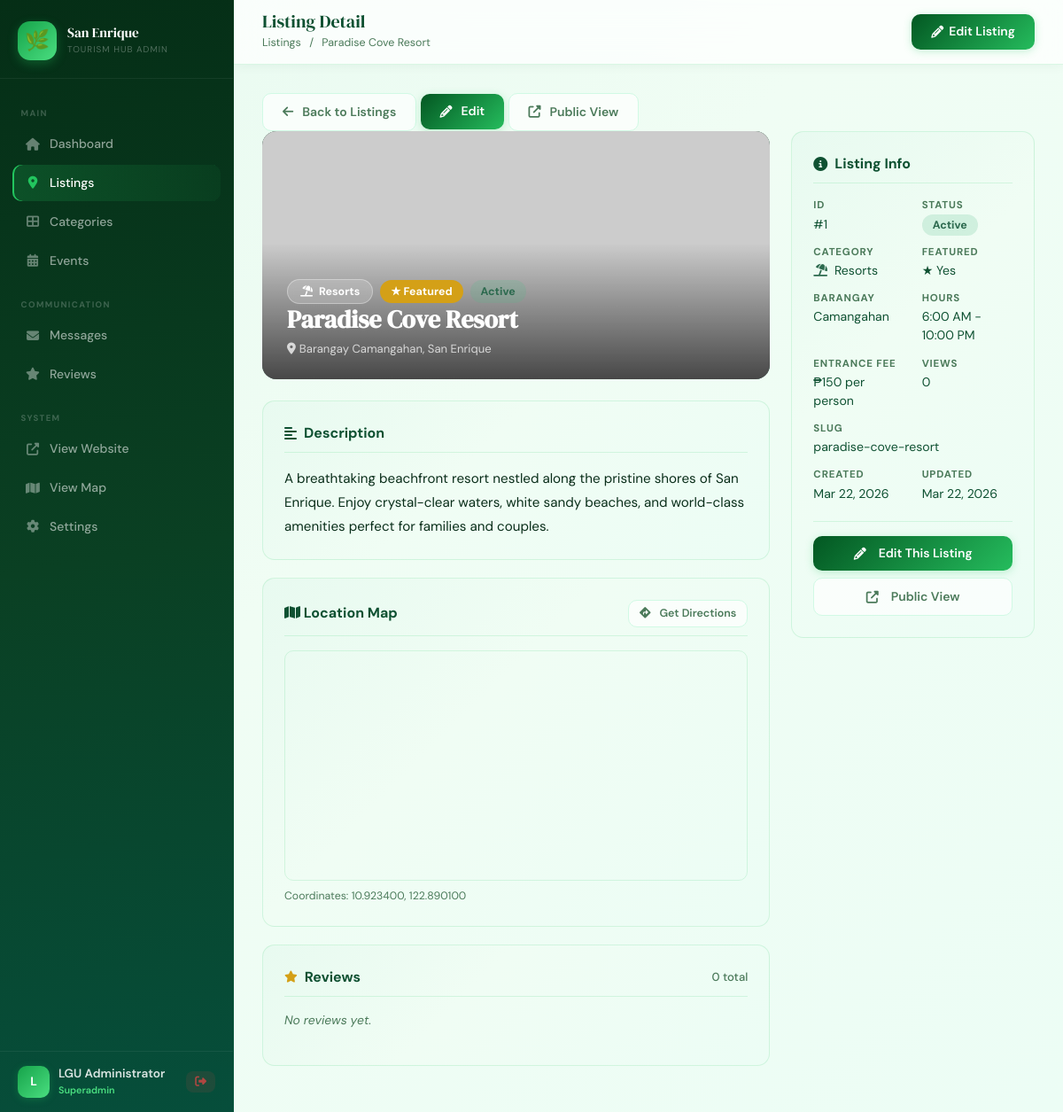
Page /admin/listing_view.php?slug=paradise-cove-resort (signed in) on the committed database.
### tables this page shows
CREATE TABLE IF NOT EXISTS listings (
    id INT AUTO_INCREMENT PRIMARY KEY,
    category_id INT NOT NULL,
    name VARCHAR(200) NOT NULL,
    slug VARCHAR(200) NOT NULL UNIQUE,
    description TEXT,
    address TEXT,
    barangay VARCHAR(100),
    contact VARCHAR(100),
    email VARCHAR(150),
    website VARCHAR(255),
    latitude DECIMAL(10, 8),
    longitude DECIMAL(11, 8),
    featured_image VARCHAR(500),
    gallery TEXT,
    video VARCHAR(512) DEFAULT '',
    operating_hours VARCHAR(255),
    entrance_fee VARCHAR(100),
    amenities TEXT,
    status ENUM('active','inactive','pending') DEFAULT 'active',
    is_featured TINYINT(1) DEFAULT 0,
    views INT DEFAULT 0,
    rating DECIMAL(3,2) DEFAULT 0.00,
    created_at TIMESTAMP DEFAULT CURRENT_TIMESTAMP,
    updated_at TIMESTAMP DEFAULT CURRENT_TIMESTAMP ON UPDATE CURRENT_TIMESTAMP,
    FOREIGN KEY (category_id) REFERENCES categories(id) ON DELETE CASCADE
);

CREATE TABLE IF NOT EXISTS categories (
    id INT AUTO_INCREMENT PRIMARY KEY,
    name VARCHAR(100) NOT NULL,
    slug VARCHAR(100) NOT NULL UNIQUE,
    icon VARCHAR(50) DEFAULT 'fas fa-map-marker-alt',
    color VARCHAR(20) DEFAULT '#2d6a4f',
    created_at TIMESTAMP DEFAULT CURRENT_TIMESTAMP
);

### includes/auth.php (called while the page is built, shortened)
<?php
function currentAdmin()
{
    return [
        'id' => $_SESSION['admin_id'] ?? null,
        'name' => $_SESSION['admin_name'] ?? '',
        'role' => $_SESSION['admin_role'] ?? '',
        'username' => $_SESSION['admin_username'] ?? ''
    ];
}
?>

### includes/db.php (called while the page is built, shortened)
<?php
function getDB()
{
    static $conn = null;
    if ($conn === null) {
        $conn = new mysqli(DB_HOST, DB_USER, DB_PASS, DB_NAME);
        $conn->set_charset('utf8mb4');
    }
    return $conn;
}
function sanitize($data)
{
    $db = getDB();
    return $db->real_escape_string(htmlspecialchars(trim($data)));
}
?>

### includes/functions.php (called while the page is built, shortened)
<?php
require_once __DIR__ . '/db.php';
require_once __DIR__ . '/auth.php';
function placeholderImage($name = 'Place', $w = 600, $h = 400)
{
    return "https://placehold.co/{$w}x{$h}/2d6a4f/ffffff?text=" . urlencode($name);
}
function listingImage($img, $name = 'Place', $w = 600, $h = 400)
{
    if (!$img)
        return placeholderImage($name, $w, $h);
    $clean = preg_replace('#^(\.\./)+#', '', $img);
    $clean = ltrim($clean, '/');
    return BASE_URL . '/' . $clean;
}
?>

### admin/listing_view.php (the view, shortened to what this page needs)
<?php
require_once '../includes/functions.php';
$admin = currentAdmin();
$slug = isset($_GET['slug']) ? sanitize($_GET['slug']) : '';
$db = getDB();
$slugEsc = $db->real_escape_string($slug);
$result = $db->query("SELECT l.*, c.name as category_name, c.icon, c.color, c.slug as cat_slug
                       FROM listings l
                       JOIN categories c ON l.category_id = c.id
                       WHERE l.slug = '$slugEsc' LIMIT 1");
$listing = $result->fetch_assoc();
$reviews = $db->query("SELECT * FROM reviews WHERE listing_id = {$listing['id']} ORDER BY created_at DESC LIMIT 20")->fetch_all(MYSQLI_ASSOC);
?>
<!DOCTYPE html>
<html lang="en">
<head>
  <link rel="stylesheet" href="https://cdnjs.cloudflare.com/ajax/libs/font-awesome/6.4.0/css/all.min.css">
  <link href="https://cdn.jsdelivr.net/npm/bootstrap@5.3.0/dist/css/bootstrap.min.css" rel="stylesheet">
  <link rel="stylesheet" href="../assets/css/admin.css">
</head>
<body>
  <aside class="admin-sidebar" id="adminSidebar">
    <div class="sidebar-brand">
      <div class="brand-logo">🌿</div>
      <div>
        <div class="brand-text">San Enrique</div>
        <div class="brand-sub">Tourism Hub Admin</div>
      </div>
    </div>
    <nav class="sidebar-nav">
      <div class="nav-section-label">Main</div>
      <a href="dashboard.php" class="admin-nav-link">
        <i class="fas fa-home"></i> Dashboard
      </a>
      <a href="listings.php" class="admin-nav-link active">
        <i class="fas fa-map-marker-alt"></i> Listings
      </a>
      <a href="categories.php" class="admin-nav-link">
        <i class="fas fa-th-large"></i> Categories
      </a>
      <a href="events.php" class="admin-nav-link">
        <i class="fas fa-calendar-alt"></i> Events
      </a>
      <div class="nav-section-label">Communication</div>
      <a href="messages.php" class="admin-nav-link">
        <i class="fas fa-envelope"></i> Messages
      </a>
      <a href="reviews.php" class="admin-nav-link">
        <i class="fas fa-star"></i> Reviews
      </a>
      <div class="nav-section-label">System</div>
      <a href="../index.php" class="admin-nav-link" target="_blank">
        <i class="fas fa-external-link-alt"></i> View Website
      </a>
      <a href="../map.php" class="admin-nav-link" target="_blank">
        <i class="fas fa-map"></i> View Map
      </a>
      <a href="settings.php" class="admin-nav-link">
        <i class="fas fa-cog"></i> Settings
      </a>
    </nav>
    <div class="sidebar-footer">
      <div class="sidebar-user">
        <div class="user-avatar"><?= strtoupper(substr($admin['name'], 0, 1)) ?></div>
        <div>
          <div class="user-name"><?= htmlspecialchars($admin['name']) ?></div>
          <div class="user-role"><?= ucfirst($admin['role']) ?></div>
        </div>
        <a href="logout.php" class="btn-logout" title="Logout">
          <i class="fas fa-sign-out-alt"></i>
        </a>
      </div>
    </div>
  </aside>
  <div class="admin-content">
    <div class="admin-topbar">
      <div>
        <span class="topbar-title">Listing Detail</span>
        <div class="topbar-breadcrumb">
          <a href="listings.php" class="topbar-breadcrumb">Listings</a>
          <span class="separator">/</span>
          <?= htmlspecialchars($listing['name']) ?>
        </div>
      </div>
      <div class="topbar-actions">
        <a href="listings.php?action=edit&id=<?= $listing['id'] ?>" class="btn-admin-primary">
          <i class="fas fa-pencil-alt"></i> Edit Listing
        </a>
      </div>
    </div>
    <div class="admin-main">
      <div class="lv-action-bar">
        <a href="listings.php" class="btn-admin-secondary">
          <i class="fas fa-arrow-left me-1"></i> Back to Listings
        </a>
        <a href="listings.php?action=edit&id=<?= $listing['id'] ?>" class="btn-admin-primary">
          <i class="fas fa-pencil-alt me-1"></i> Edit
        </a>
        <a href="../listing.php?slug=<?= urlencode($listing['slug']) ?>" target="_blank" class="btn-admin-secondary">
          <i class="fas fa-external-link-alt me-1"></i> Public View
        </a>
      </div>
      <div class="row g-4">
        <div class="col-lg-8">
          <div class="lv-hero">
            <img src="<?= htmlspecialchars(listingImage($listing['featured_image'], $listing['name'], 900, 400)) ?>"
              alt="<?= htmlspecialchars($listing['name']) ?>"
              onerror="this.src='https://placehold.co/900x400/2d6a4f/ffffff?text=No+Image'">
            <div class="lv-hero-overlay">
              <div class="lv-badge-row">
                <span class="lv-cat-badge">
                  <i class="<?= htmlspecialchars($listing['icon']) ?> me-1"></i>
                  <?= htmlspecialchars($listing['category_name']) ?>
                </span>
                <?php if ($listing['is_featured']): ?>
                  <span class="lv-feat-badge">★ Featured</span>
                <?php endif; ?>
                <span class="lv-status-badge <?= $listing['status'] ?>">
                  <?= ucfirst($listing['status']) ?>
                </span>
              </div>
              <div class="lv-hero-title"><?= htmlspecialchars($listing['name']) ?></div>
              <?php if ($listing['address']): ?>
                <div class="lv-hero-color-text">
                  <i class="fas fa-map-marker-alt me-1"></i><?= htmlspecialchars($listing['address']) ?>
                </div>
              <?php endif; ?>
            </div>
          </div>
          <?php
          function cleanRichContent(string $html): string {
            $html = preg_replace('#</?o:[^>]*>#i', '', $html);
            $html = preg_replace('#<font[^>]*>(.*?)</font>#is', '$1', $html);
            $html = preg_replace('/\s*color\s*:\s*[^;";]+;?\s*/i', '', $html);
            $html = preg_replace('/\s*background-color\s*:\s*[^;";]+;?\s*/i', '', $html);
            $html = preg_replace('/\s+class="[^"]*Mso[^"]*"/i', '', $html);
            $html = preg_replace('/\s+lang="[^"]*"/i', '', $html);
            $html = preg_replace('/\bmso-[^;";]+;?\s*/i', '', $html);
            $html = preg_replace('/\s*font-size\s*:\s*[^;";]+;?\s*/i', '', $html);
            $html = preg_replace('/\s+style="\s*"/i', '', $html);
            $html = preg_replace('/\s+color="[^"]*"/i', '', $html);
            $html = preg_replace('#<span\s*>([^<]*)</span>#i', '$1', $html);
            $html = preg_replace('/(\s*&nbsp;\s*)+/', ' ', $html);
            $html = preg_replace('#<p[^>]*>\s*</p>#i', '', $html);
            return trim($html);
          }
          $cleanDesc = cleanRichContent($listing['description'] ?? '');
          ?>
          <div class="lv-card">
            <div class="lv-card-title">
              <i class="fas fa-align-left"></i> Description
            </div>
            <?php if ($cleanDesc): ?>
              <div class="lv-rich-content"><?= $cleanDesc ?></div>
            <?php else: ?>
              <p class="lv-no-desc">No description provided.</p>
            <?php endif; ?>
          </div>
          <?php if ($listing['latitude'] && $listing['longitude']): ?>
            <div class="lv-card">
              <div class="lv-card-title d-flex justify-content-between align-items-center"
                class="lv-card-title lv-card-title-borderless">
                <span><i class="fas fa-map"></i> Location Map</span>
                <a href="https://www.google.com/maps/dir/?api=1&destination=<?= $listing['latitude'] ?>,<?= $listing['longitude'] ?>"
                  target="_blank" class="btn-admin-secondary btn-map-link">
                  <i class="fas fa-directions me-1"></i> Get Directions
                </a>
              </div>
              <div class="lv-map">
                <div id="lvMap"></div>
              </div>
              <div class="lv-map-hint">
                Coordinates: <?= number_format((float) $listing['latitude'], 6) ?>,
                <?= number_format((float) $listing['longitude'], 6) ?>
              </div>
            </div>
          <?php endif; ?>
          <div class="lv-card">
            <div class="lv-card-title">
              <i class="fas fa-star lv-stars"></i> Reviews
              <span
                class="lv-count-label"><?= count($reviews) ?>
                total</span>
            </div>
            <?php if ($reviews): ?>
              <?php
              $avg = round(array_sum(array_column($reviews, 'rating')) / count($reviews), 1);
              ?>
              <div
                class="lv-review-summary">
                <div class="lv-review-avg-val"><?= $avg ?></div>
                <div>
                  <div class="lv-review-avg-stars">
                    <?= str_repeat('★', round($avg)) . str_repeat('☆', 5 - round($avg)) ?></div>
                  <div class="lv-review-avg-count">Average of <?= count($reviews) ?>
                    review<?= count($reviews) !== 1 ? 's' : '' ?></div>
                </div>
              </div>
              <?php foreach ($reviews as $review): ?>
                <div class="lv-review">
                  <div class="lv-review-header">
                    <span class="lv-reviewer"><?= htmlspecialchars($review['reviewer_name'] ?: 'Anonymous') ?></span>
                    <span
                      class="lv-stars"><?= str_repeat('★', $review['rating']) . str_repeat('☆', 5 - $review['rating']) ?></span>
                  </div>
                  <p class="lv-review-text"><?= htmlspecialchars($review['comment']) ?></p>
                  <div class="lv-review-date"><?= date('F j, Y', strtotime($review['created_at'])) ?></div>
                </div>
              <?php endforeach; ?>
            <?php else: ?>
              <p class="lv-no-reviews">No reviews yet.</p>
            <?php endif; ?>
          </div>
        </div>
        <div class="col-lg-4">
          <div class="lv-card" style="position:sticky;top:80px;">
            <div class="lv-card-title">
              <i class="fas fa-info-circle"></i> Listing Info
            </div>
            <div class="lv-info-grid">
              <div class="lv-info-item">
                <span class="lv-info-label">ID</span>
                <span class="lv-info-value">#<?= $listing['id'] ?></span>
              </div>
              <div class="lv-info-item">
                <span class="lv-info-label">Status</span>
                <span class="lv-info-value">
                  <span class="lv-status-badge <?= $listing['status'] ?>"><?= ucfirst($listing['status']) ?></span>
                </span>
              </div>
              <div class="lv-info-item">
                <span class="lv-info-label">Category</span>
                <span class="lv-info-value">
                  <i class="<?= htmlspecialchars($listing['icon']) ?> me-1"
                    style="color:<?= htmlspecialchars($listing['color']) ?>;"></i>
                  <?= htmlspecialchars($listing['category_name']) ?>
                </span>
              </div>
              <div class="lv-info-item">
                <span class="lv-info-label">Featured</span>
                <span class="lv-info-value"><?= $listing['is_featured'] ? '★ Yes' : 'No' ?></span>
              </div>
              <?php if ($listing['barangay']): ?>
                <div class="lv-info-item">
                  <span class="lv-info-label">Barangay</span>
                  <span class="lv-info-value"><?= htmlspecialchars($listing['barangay']) ?></span>
                </div>
              <?php endif; ?>
              <?php if ($listing['operating_hours']): ?>
                <div class="lv-info-item">
                  <span class="lv-info-label">Hours</span>
                  <span class="lv-info-value"><?= htmlspecialchars($listing['operating_hours']) ?></span>
                </div>
              <?php endif; ?>
              <?php if ($listing['entrance_fee']): ?>
                <div class="lv-info-item">
                  <span class="lv-info-label">Entrance Fee</span>
                  <span class="lv-info-value"><?= htmlspecialchars($listing['entrance_fee']) ?></span>
                </div>
              <?php endif; ?>
              <div class="lv-info-item">
                <span class="lv-info-label">Views</span>
                <span class="lv-info-value"><?= number_format($listing['views']) ?></span>
              </div>
              <?php if ($listing['slug']): ?>
                <div class="lv-info-item lv-info-item-full">
                  <span class="lv-info-label">Slug</span>
                  <span class="lv-info-value"
                    class="lv-slug-code"><?= htmlspecialchars($listing['slug']) ?></span>
                </div>
              <?php endif; ?>
              <?php if ($listing['created_at']): ?>
                <div class="lv-info-item">
                  <span class="lv-info-label">Created</span>
                  <span class="lv-info-value"><?= date('M j, Y', strtotime($listing['created_at'])) ?></span>
                </div>
              <?php endif; ?>
              <?php if ($listing['updated_at']): ?>
                <div class="lv-info-item">
                  <span class="lv-info-label">Updated</span>
                  <span class="lv-info-value"><?= date('M j, Y', strtotime($listing['updated_at'])) ?></span>
                </div>
              <?php endif; ?>
            </div>
            <div class="lv-action-footer">
              <a href="listings.php?action=edit&id=<?= $listing['id'] ?>" class="btn-admin-primary btn-full-center">
                <i class="fas fa-pencil-alt me-2"></i>Edit This Listing
              </a>
              <a href="../listing.php?slug=<?= urlencode($listing['slug']) ?>" target="_blank"
                class="btn-admin-secondary btn-full-center">
                <i class="fas fa-external-link-alt me-2"></i>Public View
              </a>
            </div>
          </div>
        </div>
      </div>
    </div>
  </div>
</body>
</html>

### rows in the picture
listings: name "Paradise Cove Resort", category.name "Resorts", status "Active", address "Barangay Camangahan, San Enrique", description "A breathtaking beachfront resort nestled along the pristine shores of San Enrique. Enjoy crystal-clear waters, white sandy beaches, and world-class amenities perfect for families and couples.", latitude "10.923400", longitude "122.890100", id "1", barangay "Camangahan", operating_hours "6:00 AM - 10:00 PM", entrance_fee "₱150 per person", views "0", slug "paradise-cove-resort", created_at "Mar 22, 2026", updated_at "Mar 22, 2026"

### other values in the picture
substr($admin['name'], 0, 1) "L"
$admin['name'] "LGU Administrator"
$admin['role'] "Superadmin"
count($reviews) "0"
